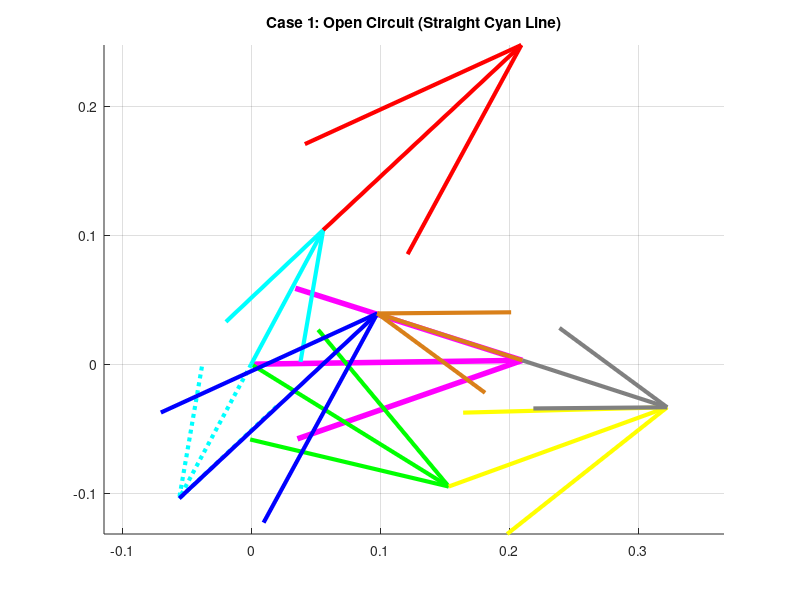
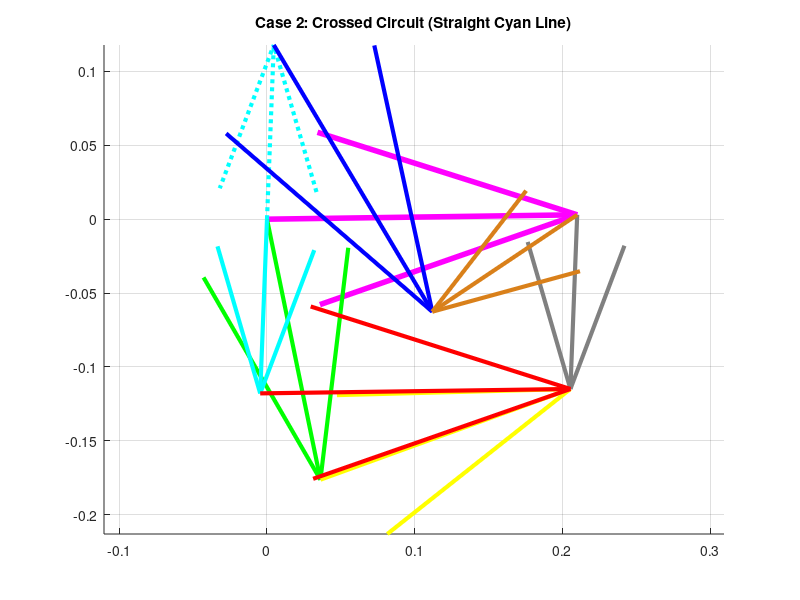

Write MATLAB code to recreate these figures, in order.
clear all
close all
clc

% ==========================================
% SECTION 1: PARAMETERS & INPUT
% ==========================================
% --- Dimensions (Meters) ---
L1 = 0.210; % Ground (d) - Pink
L2_Loop1 = 0.180; % Crank Loop 1 (a) - Green
L3_Loop1 = 0.180; % Coupler Loop 1 (b) - Yellow
L4_Shared = 0.118; % Shared Rocker (c) - Grey

L2_Loop2 = 0.118; % Crank Loop 2 (Cyan)
L3_Loop2 = 0.210; % Coupler Loop 2 (Red)

L2_Loop3 = 0.118; % Crank Loop 3 (Cyan - Extended)
L3_Loop3 = 0.210; % Coupler Loop 3 (Blue)
L4_Loop3 = 0.118; % Rocker Loop 3 (Brown)

d = L1; % Common Ground

% --- Global Input ---
offset_deg = 0.81;
offset = deg2rad(offset_deg);

q3d_global = 19.94; % Input Theta 3 (Yellow)
q3 = deg2rad(q3d_global) - offset;

% ==========================================
% SECTION 2: LOOP 1 (Green-Yellow-Grey)
% Input: Yellow (Theta 3)
% ==========================================
a = L2_Loop1; b = L3_Loop1; c = L4_Shared;

% K Constants (Input b)
K1 = d/b;
K2 = d/c;
K3 = (b^2 - a^2 + c^2 + d^2)/(2*b*c);
K4 = d/a;
K5 = (c^2 - d^2 - b^2 - a^2)/(2*b*a);

% Coefficients for Theta 4 (Grey)
A = cos(q3) - K1 - K2*cos(q3) + K3;
B = -2*sin(q3);
C = K1 - (K2+1)*cos(q3) + K3;

% Coefficients for Theta 2 (Green)
D = cos(q3) - K1 + K4*cos(q3) + K5;
E = -2*sin(q3);
F = K1 + (K4-1)*cos(q3) + K5;

% Solve Angles (Case 1: Open / Case 2: Crossed)
% Note: Using Minus/Minus for Open based on typical assembly
q4_L1_open = 2*atan((-B - sqrt(B^2 - 4*A*C))/(2*A));
q2_L1_open = 2*atan((-E - sqrt(E^2 - 4*D*F))/(2*D));

q4_L1_cross = 2*atan((-B + sqrt(B^2 - 4*A*C))/(2*A));
q2_L1_cross = 2*atan((-E + sqrt(E^2 - 4*D*F))/(2*D));

% ==========================================
% SECTION 3: LOOP 2 (Cyan-Red-Grey)
% Input: Grey (Theta 4 from Loop 1)
% Logic: Red must be BELOW
% ==========================================
a = L2_Loop2; b = L3_Loop2; c = L4_Shared;

% K Constants (Input c - Grey)
K1_L2 = d/c;
K2_L2 = d/a;
K3_L2 = (c^2 - b^2 + a^2 + d^2)/(2*c*a);
K4_L2 = d/b;
K5_L2 = (a^2 - d^2 - c^2 - b^2)/(2*c*b);

% --- Case 1 Calculation ---
q_in_1 = q4_L1_open; 
% Coeffs Theta 2 (Cyan)
A_L2_1 = cos(q_in_1) - K1_L2 - K2_L2*cos(q_in_1) + K3_L2;
B_L2_1 = -2*sin(q_in_1);
C_L2_1 = K1_L2 - (K2_L2+1)*cos(q_in_1) + K3_L2;
% Coeffs Theta 3 (Red)
D_L2_1 = cos(q_in_1) - K1_L2 + K4_L2*cos(q_in_1) + K5_L2;
E_L2_1 = -2*sin(q_in_1);
F_L2_1 = K1_L2 + (K4_L2-1)*cos(q_in_1) + K5_L2;

% Solve: Choose roots to place Red link "Below" and Cyan "Down"
q2_Cyan_1 = 2*atan((-B_L2_1 - sqrt(B_L2_1^2 - 4*A_L2_1*C_L2_1))/(2*A_L2_1)); 
q3_Red_1  = 2*atan((-E_L2_1 - sqrt(E_L2_1^2 - 4*D_L2_1*F_L2_1))/(2*D_L2_1));

% --- Case 2 Calculation ---
q_in_2 = q4_L1_cross;
% Coeffs Theta 2 (Cyan)
A_L2_2 = cos(q_in_2) - K1_L2 - K2_L2*cos(q_in_2) + K3_L2;
B_L2_2 = -2*sin(q_in_2);
C_L2_2 = K1_L2 - (K2_L2+1)*cos(q_in_2) + K3_L2;
% Coeffs Theta 3 (Red)
D_L2_2 = cos(q_in_2) - K1_L2 + K4_L2*cos(q_in_2) + K5_L2;
E_L2_2 = -2*sin(q_in_2);
F_L2_2 = K1_L2 + (K4_L2-1)*cos(q_in_2) + K5_L2;

% Solve
q2_Cyan_2 = 2*atan((-B_L2_2 + sqrt(B_L2_2^2 - 4*A_L2_2*C_L2_2))/(2*A_L2_2)); 
q3_Red_2  = 2*atan((-E_L2_2 + sqrt(E_L2_2^2 - 4*D_L2_2*F_L2_2))/(2*D_L2_2));

% ==========================================
% SECTION 4: LOOP 3 (Cyan-Blue-Brown)
% Input: Cyan from Loop 2 (+180 deg for Straight Line)
% ==========================================
a = L2_Loop3; b = L3_Loop3; c = L4_Loop3;

% K Constants (Input a - Cyan)
K1_L3 = d/a;
K2_L3 = d/c;
K3_L3 = (a^2 - b^2 + c^2 + d^2)/(2*a*c);
K4_L3 = d/b;
K5_L3 = (c^2 - d^2 - a^2 - b^2)/(2*a*b);

% --- Case 1 Calculation ---
% FORCE STRAIGHT LINE: Add pi (180 deg) to Cyan angle from Loop 2
q_in_L3_1 = q2_Cyan_1 + pi; 

% Coeffs Theta 4 (Brown)
A_L3_1 = cos(q_in_L3_1) - K1_L3 - K2_L3*cos(q_in_L3_1) + K3_L3;
B_L3_1 = -2*sin(q_in_L3_1);
C_L3_1 = K1_L3 - (K2_L3+1)*cos(q_in_L3_1) + K3_L3;
% Coeffs Theta 3 (Blue)
D_L3_1 = cos(q_in_L3_1) - K1_L3 + K4_L3*cos(q_in_L3_1) + K5_L3;
E_L3_1 = -2*sin(q_in_L3_1);
F_L3_1 = K1_L3 + (K4_L3-1)*cos(q_in_L3_1) + K5_L3;

% Solve (Standard Open configuration)
q4_Brown_1 = 2*atan((-B_L3_1 - sqrt(B_L3_1^2 - 4*A_L3_1*C_L3_1))/(2*A_L3_1));
q3_Blue_1  = 2*atan((-E_L3_1 - sqrt(E_L3_1^2 - 4*D_L3_1*F_L3_1))/(2*D_L3_1));

% --- Case 2 Calculation ---
q_in_L3_2 = q2_Cyan_2 + pi; % Force Straight Line

% Coeffs Theta 4 (Brown)
A_L3_2 = cos(q_in_L3_2) - K1_L3 - K2_L3*cos(q_in_L3_2) + K3_L3;
B_L3_2 = -2*sin(q_in_L3_2);
C_L3_2 = K1_L3 - (K2_L3+1)*cos(q_in_L3_2) + K3_L3;
% Coeffs Theta 3 (Blue)
D_L3_2 = cos(q_in_L3_2) - K1_L3 + K4_L3*cos(q_in_L3_2) + K5_L3;
E_L3_2 = -2*sin(q_in_L3_2);
F_L3_2 = K1_L3 + (K4_L3-1)*cos(q_in_L3_2) + K5_L3;

% Solve
q4_Brown_2 = 2*atan((-B_L3_2 + sqrt(B_L3_2^2 - 4*A_L3_2*C_L3_2))/(2*A_L3_2));
q3_Blue_2  = 2*atan((-E_L3_2 + sqrt(E_L3_2^2 - 4*D_L3_2*F_L3_2))/(2*D_L3_2));

% ==========================================
% SECTION 5: VECTORS & PLOTTING
% ==========================================
RO4O2 = d*exp(j*offset);
RO4O2x = real(RO4O2); RO4O2y = imag(RO4O2);

% --- Calculate Vectors Case 1 ---
V_Green_1 = L2_Loop1 * exp(j*(q2_L1_open + offset));
V_Yellow_1 = L3_Loop1 * exp(j*(q3 + offset));
V_Grey_1 = L4_Shared * exp(j*(q4_L1_open + offset));

V_Cyan_Down_1 = L2_Loop2 * exp(j*(q2_Cyan_1 + offset));
V_Red_1 = L3_Loop2 * exp(j*(q3_Red_1 + offset));

V_Cyan_Up_1 = L2_Loop3 * exp(j*(q_in_L3_1 + offset));
V_Blue_1 = L3_Loop3 * exp(j*(q3_Blue_1 + offset));
V_Brown_1 = L4_Loop3 * exp(j*(q4_Brown_1 + offset));

% --- Calculate Vectors Case 2 ---
V_Green_2 = L2_Loop1 * exp(j*(q2_L1_cross + offset));
V_Yellow_2 = L3_Loop1 * exp(j*(q3 + offset));
V_Grey_2 = L4_Shared * exp(j*(q4_L1_cross + offset));

V_Cyan_Down_2 = L2_Loop2 * exp(j*(q2_Cyan_2 + offset));
V_Red_2 = L3_Loop2 * exp(j*(q3_Red_2 + offset));

V_Cyan_Up_2 = L2_Loop3 * exp(j*(q_in_L3_2 + offset));
V_Blue_2 = L3_Loop3 * exp(j*(q3_Blue_2 + offset));
V_Brown_2 = L4_Loop3 * exp(j*(q4_Brown_2 + offset));

% --- Plot Case 1 ---
figure(1)
title('Case 1: Open Circuit (Straight Cyan Line)'); hold on;
quiver(0,0, RO4O2x, RO4O2y, 0, 'Color', [1 0 1], 'LineWidth', 4, 'MaxHeadSize', 0.5);  % Pink
% Loop 1
quiver(0,0, real(V_Green_1), imag(V_Green_1), 0, 'green', 'LineWidth', 3, 'MaxHeadSize', 0.5);
quiver(real(V_Green_1), imag(V_Green_1), real(V_Yellow_1), imag(V_Yellow_1), 0, 'yellow', 'LineWidth', 3, 'MaxHeadSize', 0.5);
quiver(RO4O2x, RO4O2y, real(V_Grey_1), imag(V_Grey_1), 0, 'Color', [0.5 0.5 0.5], 'LineWidth', 3, 'MaxHeadSize', 0.5);
% Loop 2 (Cyan Down, Red Below)
quiver(0,0, real(V_Cyan_Down_1), imag(V_Cyan_Down_1), 0, 'cyan', 'LineWidth', 3, 'MaxHeadSize', 0.5);
quiver(real(V_Cyan_Down_1), imag(V_Cyan_Down_1), real(V_Red_1), imag(V_Red_1), 0, 'red', 'LineWidth', 3, 'MaxHeadSize', 0.5);
% Loop 3 (Cyan Up, Straight from Loop 2)
quiver(0,0, real(V_Cyan_Up_1), imag(V_Cyan_Up_1), 0, 'cyan', 'LineWidth', 3, 'MaxHeadSize', 0.5, 'LineStyle', ':');
quiver(real(V_Cyan_Up_1), imag(V_Cyan_Up_1), real(V_Blue_1), imag(V_Blue_1), 0, 'blue', 'LineWidth', 3, 'MaxHeadSize', 0.5);
quiver(RO4O2x, RO4O2y, real(V_Brown_1), imag(V_Brown_1), 0, 'Color', [0.85 0.5 0.1], 'LineWidth', 3, 'MaxHeadSize', 0.5);
axis equal; grid on;

% --- Plot Case 2 ---
figure(2)
title('Case 2: Crossed Circuit (Straight Cyan Line)'); hold on;
quiver(0,0, RO4O2x, RO4O2y, 0, 'Color', [1 0 1], 'LineWidth', 4, 'MaxHeadSize', 0.5);  % Pink
% Loop 1
quiver(0,0, real(V_Green_2), imag(V_Green_2), 0, 'green', 'LineWidth', 3, 'MaxHeadSize', 0.5);
quiver(real(V_Green_2), imag(V_Green_2), real(V_Yellow_2), imag(V_Yellow_2), 0, 'yellow', 'LineWidth', 3, 'MaxHeadSize', 0.5);
quiver(RO4O2x, RO4O2y, real(V_Grey_2), imag(V_Grey_2), 0, 'Color', [0.5 0.5 0.5], 'LineWidth', 3, 'MaxHeadSize', 0.5);
% Loop 2
quiver(0,0, real(V_Cyan_Down_2), imag(V_Cyan_Down_2), 0, 'cyan', 'LineWidth', 3, 'MaxHeadSize', 0.5);
quiver(real(V_Cyan_Down_2), imag(V_Cyan_Down_2), real(V_Red_2), imag(V_Red_2), 0, 'red', 'LineWidth', 3, 'MaxHeadSize', 0.5);
% Loop 3
quiver(0,0, real(V_Cyan_Up_2), imag(V_Cyan_Up_2), 0, 'cyan', 'LineWidth', 3, 'MaxHeadSize', 0.5, 'LineStyle', ':');
quiver(real(V_Cyan_Up_2), imag(V_Cyan_Up_2), real(V_Blue_2), imag(V_Blue_2), 0, 'blue', 'LineWidth', 3, 'MaxHeadSize', 0.5);
quiver(RO4O2x, RO4O2y, real(V_Brown_2), imag(V_Brown_2), 0, 'Color', [0.85 0.5 0.1], 'LineWidth', 3, 'MaxHeadSize', 0.5);
axis equal; grid on;

% Results
disp('--- Results ---');
disp(['Case 1 Green: ', num2str(rad2deg(q2_L1_open)+offset_deg)]);
disp(['Case 1 Cyan(Up): ', num2str(rad2deg(q_in_L3_1)+offset_deg)]);
